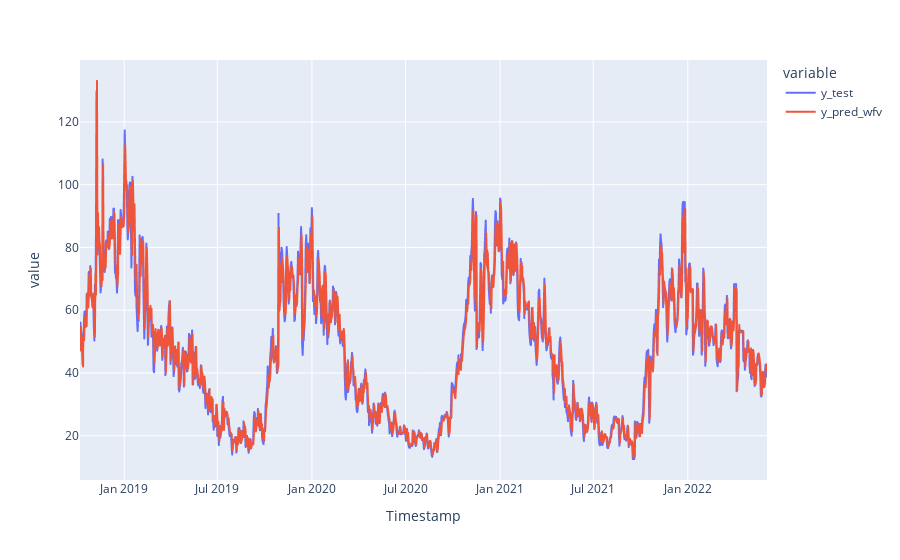

Here is the notebook cell this chart was saved with:
### Code cell
fig = px.line(y_pred_df, labels ={'va;'})
fig.show()

### Figure 1 — Plotly figure (JSON) as saved in the notebook; plotly's stock layout.template omitted (floating-point values rounded to 4 significant figures; data arrays with more than 128 entries replaced by an {"elided": "..."} marker saying what was removed)
{"data": [{"hovertemplate": "variable=y_test<br>Timestamp=%{x}<br>value=%{y}<extra></extra>", "legendgroup": "y_test", "line": {"color": "#636efa", "dash": "solid"}, "marker": {"symbol": "circle"}, "mode": "lines", "name": "y_test", "showlegend": true, "type": "scattergl", "x": {"elided": "1337 str values"}, "xaxis": "x", "y": {"elided": "1337 float values"}, "yaxis": "y"}, {"hovertemplate": "variable=y_pred_wfv<br>Timestamp=%{x}<br>value=%{y}<extra></extra>", "legendgroup": "y_pred_wfv", "line": {"color": "#EF553B", "dash": "solid"}, "marker": {"symbol": "circle"}, "mode": "lines", "name": "y_pred_wfv", "showlegend": true, "type": "scattergl", "x": {"elided": "1337 str values"}, "xaxis": "x", "y": {"elided": "1337 float values"}, "yaxis": "y"}], "layout": {"autosize": true, "legend": {"title": {"text": "variable"}, "tracegroupgap": 0}, "margin": {"t": 60}, "xaxis": {"anchor": "y", "autorange": true, "domain": [0, 1], "range": ["2018-10-07", "2022-06-04"], "title": {"text": "Timestamp"}, "type": "date"}, "yaxis": {"anchor": "x", "autorange": true, "domain": [0, 1], "range": [5.866, 139.7], "title": {"text": "value"}, "type": "linear"}}}
